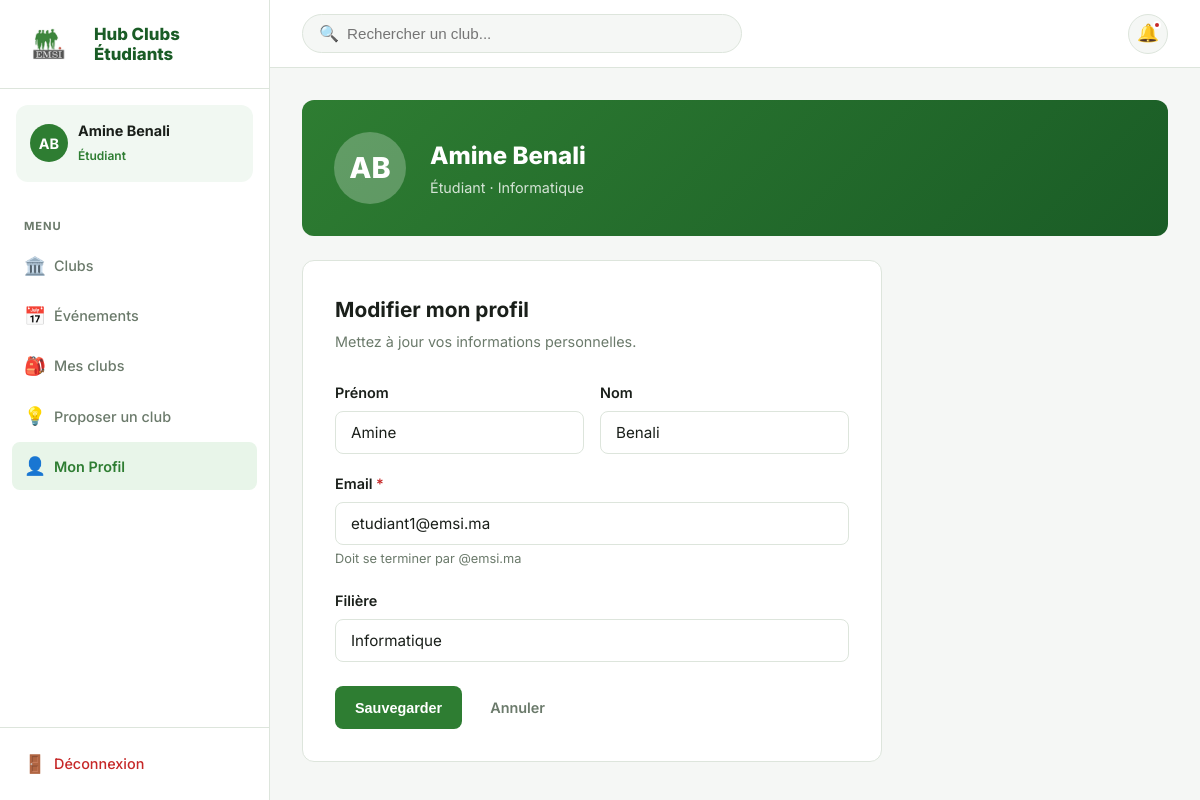
Page /profile/ (signed in) on the committed database.
### clubs/models.py (models this page shows, shortened)
class User(AbstractUser):
    class Role(models.TextChoices):
        STUDENT = "student", "Etudiant"
        CLUB_MANAGER = "club_manager", "Responsable de club"
        ADMINISTRATION = "administration", "Administration"
    role = models.CharField(max_length=20, choices=Role.choices, default=Role.STUDENT)
    filiere = models.CharField(max_length=100, blank=True, null=True, verbose_name="Filière")

### clubs/views.py (the view)
# urls.py: path("profile/", profile_view, name="profile"),
@login_required
def profile_view(request):
    if request.method == "POST":
        form = UserProfileForm(request.POST, instance=request.user)
        if form.is_valid():
            form.save()
            messages.success(request, "Profil mis à jour avec succès.")
            return redirect("profile")
    else:
        form = UserProfileForm(instance=request.user)
    return render(request, "clubs/profile.html", {"form": form})

### clubs/forms.py (shortened to what this page needs)
class UserProfileForm(forms.ModelForm):
    class Meta:
        model = User
        fields = ["first_name", "last_name", "email", "filiere"]

### clubs/context_processors.py (called while the page is built, shortened)
def manager_pending_requests(request):
    if not request.user.is_authenticated or request.user.role != User.Role.CLUB_MANAGER:
        return {"manager_pending_requests_count": 0}

### templates/clubs/profile.html (shortened to what this page needs)
{% extends "clubs/base.html" %}
{% block content %}
<div class="profile-hero">
  <div class="profile-hero-avatar">{{ user.first_name|first|upper }}{{ user.last_name|first|upper }}</div>
  <div class="profile-hero-info">
    <h2>{{ user.first_name }} {{ user.last_name }}</h2>
    <p>{% if user.role == 'student' %}Étudiant{% elif user.role == 'club_manager' %}Responsable de club{% else %}Administrateur{% endif %}
       {% if user.filiere %} · {{ user.filiere }}{% endif %}</p>
  </div>
</div>
<div class="form-card">
  <h2 class="form-title">Modifier mon profil</h2>
  <p class="form-subtitle">Mettez à jour vos informations personnelles.</p>
  <form method="post">
    <div class="form-row">
      <div class="form-group">
        <label>Prénom</label>
        <input type="text" name="first_name" value="{{ form.first_name.value|default:user.first_name }}" required>
      </div>
      <div class="form-group">
        <label>Nom</label>
        <input type="text" name="last_name" value="{{ form.last_name.value|default:user.last_name }}" required>
      </div>
    </div>
    <div class="form-group">
      <label>Email <span style="color:var(--red)">*</span></label>
      <input type="email" name="email" value="{{ form.email.value|default:user.email }}" required>
      <span class="help">Doit se terminer par @emsi.ma</span>
    </div>
    <div class="form-group">
      <label>Filière</label>
      <input type="text" name="filiere" value="{{ form.filiere.value|default:user.filiere }}" placeholder="Informatique, Finance...">
    </div>
    <div class="flex gap-8 mt-24">
      <button type="submit" class="btn btn-primary">Sauvegarder</button>
      <a href="{% url 'dashboard' %}" class="btn btn-ghost">Annuler</a>
    </div>
  </form>
</div>
{% endblock %}

### templates/clubs/base.html (shortened to what this page needs)
{% load static %}
<!DOCTYPE html>
<html lang="fr">
<head>
  <link rel="stylesheet" href="{% static 'css/style.css' %}?v=11">
</head>
<body>
<div class="app-layout">
  <aside class="sidebar" id="sidebar">
    <div class="sidebar-brand">
      <img src="{% static 'img/emsi_logo.png' %}" alt="EMSI" style="height:48px; width:auto; object-fit:contain;">
      <div class="brand-name" style="margin-left:10px;">
        <strong style="font-size:1.05rem; font-weight:800; line-height:1.2; color:var(--green-dark);">Hub Clubs<br>Étudiants</strong>
      </div>
    </div>
    {% if user.is_authenticated %}
    <div class="sidebar-user">
      <div class="user-avatar">{{ user.first_name|first|upper }}{{ user.last_name|first|upper }}</div>
      <div class="user-info">
        <strong>{{ user.first_name }} {{ user.last_name }}</strong>
        <span>{% if user.role == 'administration' %}Administrateur{% elif user.role == 'club_manager' %}Responsable{% else %}Étudiant{% endif %}</span>
      </div>
    </div>
    <nav class="sidebar-nav">
      {% if user.role == 'administration' %}
        <div class="nav-section-title">Menu</div>
        <a href="{% url 'admin_dashboard' %}" class="nav-link {% if request.resolver_match.url_name == 'admin_dashboard' %}active{% endif %}">
          <span class="nav-icon">📊</span> Dashboard
        </a>
        <a href="{% url 'club_list' %}" class="nav-link {% if request.resolver_match.url_name == 'club_list' %}active{% endif %}">
          <span class="nav-icon">🏛️</span> Clubs
        </a>
        <a href="{% url 'admin_events' %}" class="nav-link {% if request.resolver_match.url_name == 'admin_events' %}active{% endif %}">
          <span class="nav-icon">📅</span> Événements
        </a>
      {% else %}
        <div class="nav-section-title">Menu</div>
        <a href="{% url 'club_list' %}" class="nav-link {% if request.resolver_match.url_name == 'club_list' %}active{% endif %}">
          <span class="nav-icon">🏛️</span> Clubs
        </a>
        <a href="{% url 'club_events' %}" class="nav-link {% if request.resolver_match.url_name == 'club_events' %}active{% endif %}">
          <span class="nav-icon">📅</span> Événements
        </a>
        <a href="{% url 'student_dashboard' %}" class="nav-link {% if request.resolver_match.url_name == 'student_dashboard' %}active{% endif %}">
          <span class="nav-icon">🎒</span> Mes clubs
        </a>
        <a href="{% url 'create_club_request' %}" class="nav-link {% if request.resolver_match.url_name == 'create_club_request' %}active{% endif %}">
          <span class="nav-icon">💡</span> Proposer un club
        </a>
        <a href="{% url 'profile' %}" class="nav-link {% if request.resolver_match.url_name == 'profile' %}active{% endif %}">
          <span class="nav-icon">👤</span> Mon Profil
        </a>
      {% endif %}
    </nav>
    {% endif %}
    <div class="sidebar-footer">
      {% if user.is_authenticated %}
        <a href="{% url 'logout' %}" class="nav-link logout">
          <span class="nav-icon">🚪</span> Déconnexion
        </a>
      {% endif %}
    </div>
  </aside>
  <div class="main-wrap">
    <header class="topbar">
      <form action="{% url 'club_list' %}" method="GET" class="topbar-search">
        <span class="icon">🔍</span>
        <input type="text" name="q" placeholder="Rechercher un club..." value="{{ request.GET.q|default:'' }}">
      </form>
      <div class="topbar-right">
        <button class="notif-btn" title="Notifications">🔔<span class="notif-dot"></span></button>
      </div>
    </header>
    <div class="content fade-in">
      {% block content %}{% endblock %}
    </div>
  </div>
</div>
</body>
</html>

### rows in the picture
User: first_name|first "A", last_name|first "B", first_name "Amine", last_name "Benali", filiere "Informatique", email "etudiant1@emsi.ma"
